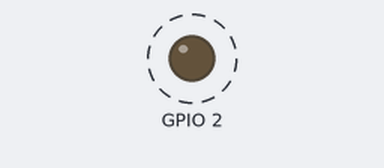
A program run on a simulated ESP32. Shown: output pins drawn as LEDs (lit = HIGH). Dashed ring = blinking. What the program prints to the serial monitor is not drawn.

Above: at 0.5 s.
Timing chart, 0 to 4.6 s (numbered marks = the images above):
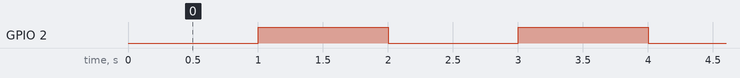

The program:

main.cpp
```cpp
#include <stdio.h>
#include "freertos/FreeRTOS.h"
#include "freertos/task.h"
#include "esp_system.h"
#include "driver/gpio.h"
#include "nvs_flash.h"
#include <string>

#define BLINK_GPIO 2

extern "C" {
    void app_main(void);
}

void hello_task(void *pvParameter)
{
	while(1)
	{
        std::string something = "hi\n";
	    printf(something.c_str());
	    vTaskDelay(100 / portTICK_RATE_MS);
	}
}

void blinky(void *pvParameter)
{
    gpio_pad_select_gpio(BLINK_GPIO);
    /* Set the GPIO as a push/pull output */
    gpio_set_direction((gpio_num_t)BLINK_GPIO, GPIO_MODE_OUTPUT);
    while(1) {
        /* Blink off (output low) */
        gpio_set_level((gpio_num_t)BLINK_GPIO, 0);
        vTaskDelay(1000 / portTICK_RATE_MS);
        /* Blink on (output high) */
        gpio_set_level((gpio_num_t)BLINK_GPIO, 1);
        vTaskDelay(1000 / portTICK_RATE_MS);
    }
}


void app_main()
{
    nvs_flash_init();
    xTaskCreate(&hello_task, "hello_task", 2048, NULL, 5, NULL);
    xTaskCreate(&blinky, "blinky", 512,NULL,5,NULL );
}
```

Measured:
- by itself, GPIO 2: alternates HIGH for 1.0 s and LOW for 1.0 s
